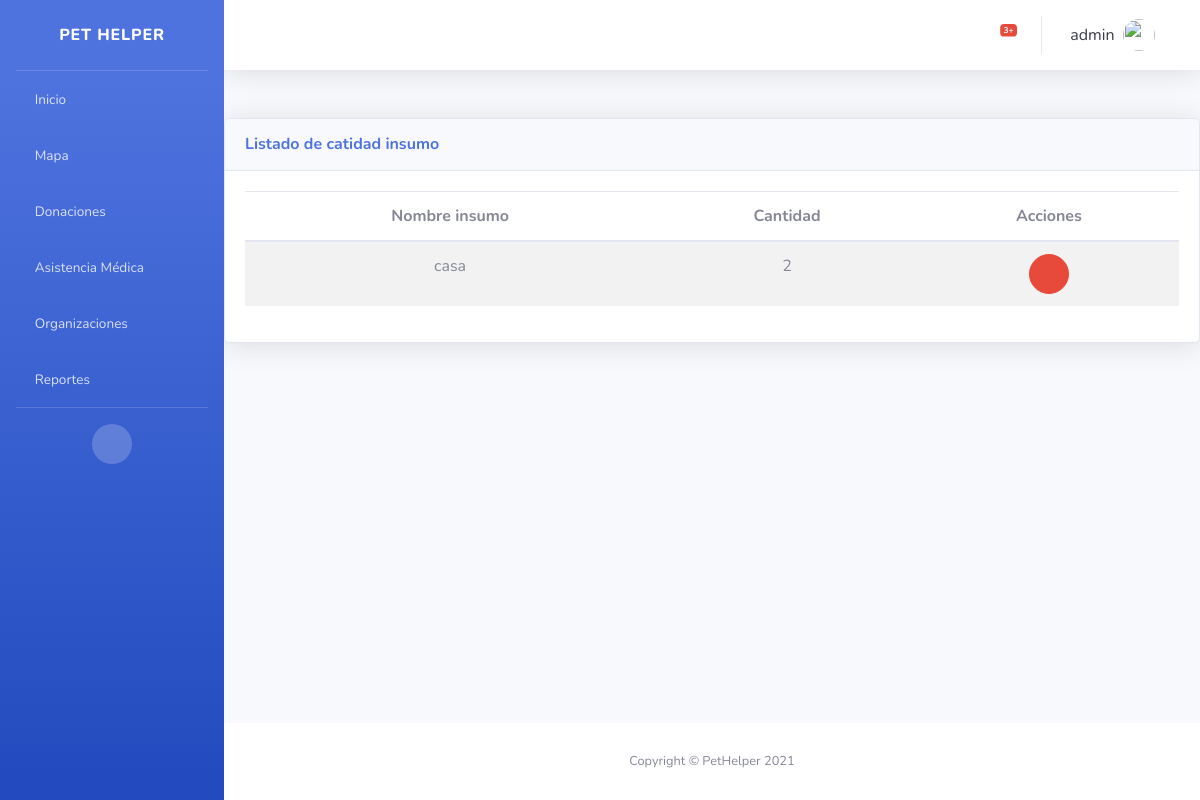
Before: /cantidad_insumo/ (signed in) with the older database file.
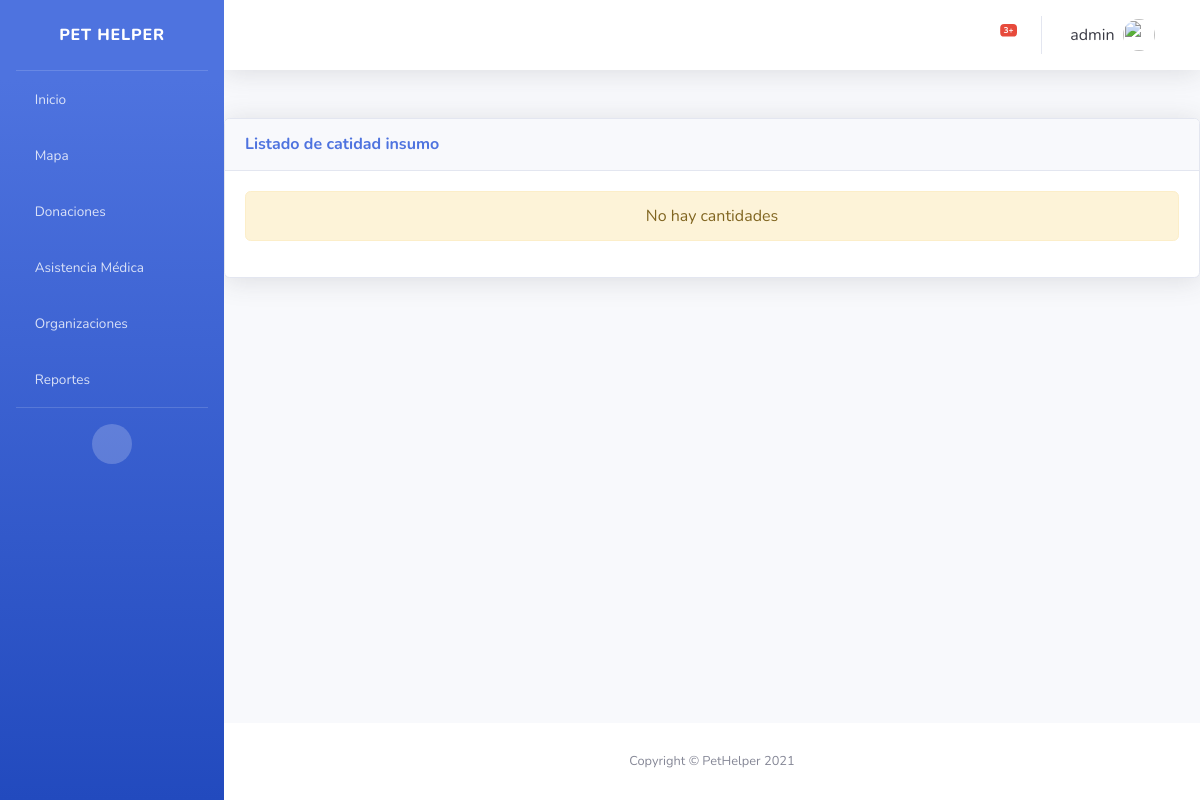
After: the same page with the newer database file.
### insumo/models.py (models this page shows, shortened)
class Cantidad_Insumo(models.Model):
    solicitud_insumo = models.ForeignKey(Solicitud_Donacion_Insumo, on_delete=models.CASCADE, null=True)
    cantidad = models.PositiveIntegerField()
    insumo = models.ForeignKey(Insumo, on_delete=models.CASCADE, null=True)
    class Meta:
        verbose_name_plural = 'cantidad_insumos'

class Insumo(models.Model):
    nombre = models.CharField(max_length=100)
    a = models.CharField(max_length=100)
    class Meta:
        verbose_name_plural = 'insumos'

### insumo/views.py (the view)
# urls.py: path('cantidad_insumo/', login_required(CantdadIsumoList.as_view()), name='cantidad_insumo_list')
class CantdadIsumoList(generic.ListView):
    model = Cantidad_Insumo
    template_name = 'insumo/cantidad_insumo_list.html'
    context_object_name = "obj"
    login_url = 'bases/login.html'

### insumo/templates/insumo/cantidad_insumo_list.html (shortened to what this page needs)
{% extends 'base/base.html' %} {% block page_content %}
<div class="card shadow mb-4 my-5 text-center">
    <div class="card-header py-3 d-flex flex-row align-items-center justify-content-between">
        <h6 class="m-0 font-weight-bold text-primary">Listado de catidad insumo</h6>
        <div class="dropdown no-arrow">
            <a class="dropdown-toggle" href="#" role="button" id="dropdownMenuLink" data-toggle="dropdown" aria-haspopup="true" aria-expanded="false">
                <i class="fas fa-ellipsis-v fa-sm fa-fw text-gray-400"></i>
            </a>
        </div>
    </div>
    <div class="card-body">
        {% if not obj %}
        <div class="alert alert-warning" role="alert">No hay cantidades</div>
        {% else %}
        <table class="table table-striped table-hover">
            <thead>
                <th>Nombre insumo</th>
                <th>Cantidad</th>
                <th>Acciones</th>
            </thead>
            <tbody>
                {% for item in obj %}
                <tr>
                    <td>{{ item.insumo.nombre }}</td>
                    <td>{{ item.cantidad }}</td>
                    <td><button onclick="abrir_modal_eliminar('{% url 'insumo:insumo_del' item.id %}')" class="btn btn-danger btn-circle" role="button" data-toggle="modal" data-target="#eliminar"><i class="far fa-trash-alt"></i></button></td>
                </tr>
                {% endfor %}
            </tbody>
        </table>
        {% endif %}
    </div>
</div>
{% endblock %}

Changed rows visible on the page:
removed Cantidad_Insumo: insumo.nombre "casa", cantidad "2"
Other visible differences:
text no longer shown: "Nombre insumo Cantidad Acciones"
text now shown: "No hay cantidades"
